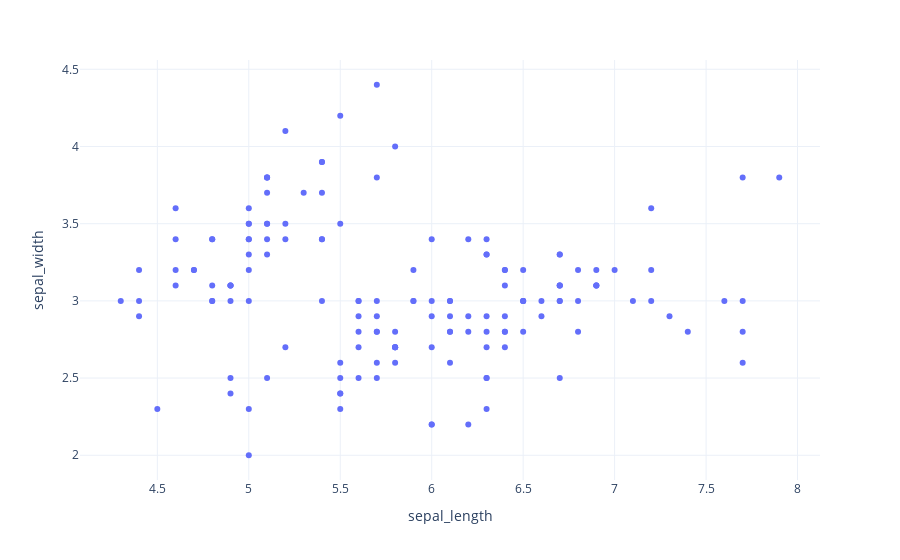

Notebook cell for this chart:
### Markdown cell above
What is the correlation between sepal length and width?

### Code cell
fig = px.scatter(dataset, x='sepal_length', y='sepal_width')
fig.update_layout(template='plotly_white')
fig.show()

compute_correlation(dataset['sepal_length'], dataset['sepal_width'])

### Figure 1 — Plotly figure (JSON) as saved in the notebook; plotly's stock layout.template omitted (floating-point values rounded to 4 significant figures; data arrays with more than 128 entries replaced by an {"elided": "..."} marker saying what was removed)
{"data": [{"hovertemplate": "sepal_length=%{x}<br>sepal_width=%{y}<extra></extra>", "legendgroup": "", "marker": {"color": "#636efa", "symbol": "circle"}, "mode": "markers", "name": "", "orientation": "v", "showlegend": false, "type": "scatter", "x": {"elided": "150 float values"}, "xaxis": "x", "y": {"elided": "150 float values"}, "yaxis": "y"}], "layout": {"autosize": true, "legend": {"tracegroupgap": 0}, "margin": {"t": 60}, "xaxis": {"anchor": "y", "autorange": true, "domain": [0, 1], "range": [4.082, 8.118], "title": {"text": "sepal_length"}, "type": "linear"}, "yaxis": {"anchor": "x", "autorange": true, "domain": [0, 1], "range": [1.814, 4.586], "title": {"text": "sepal_width"}, "type": "linear"}}}
